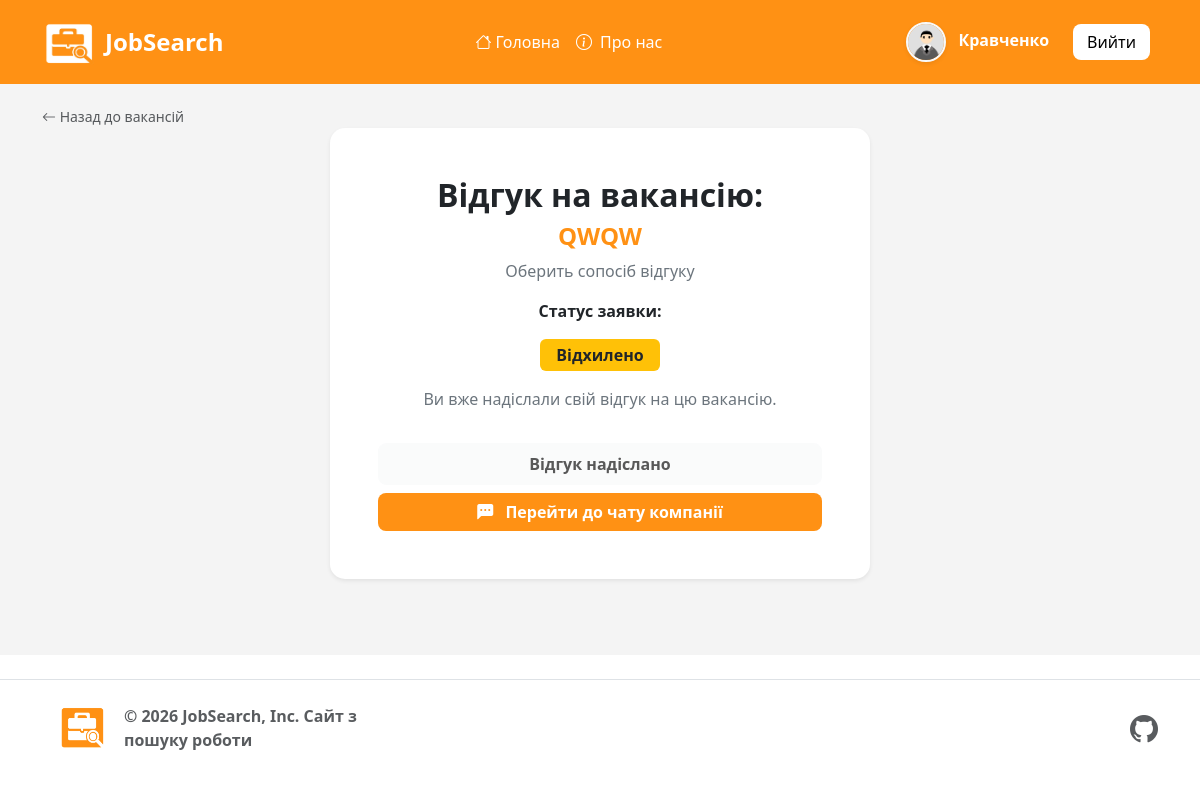
Before: /apply/8/ (signed in) with the older database file.
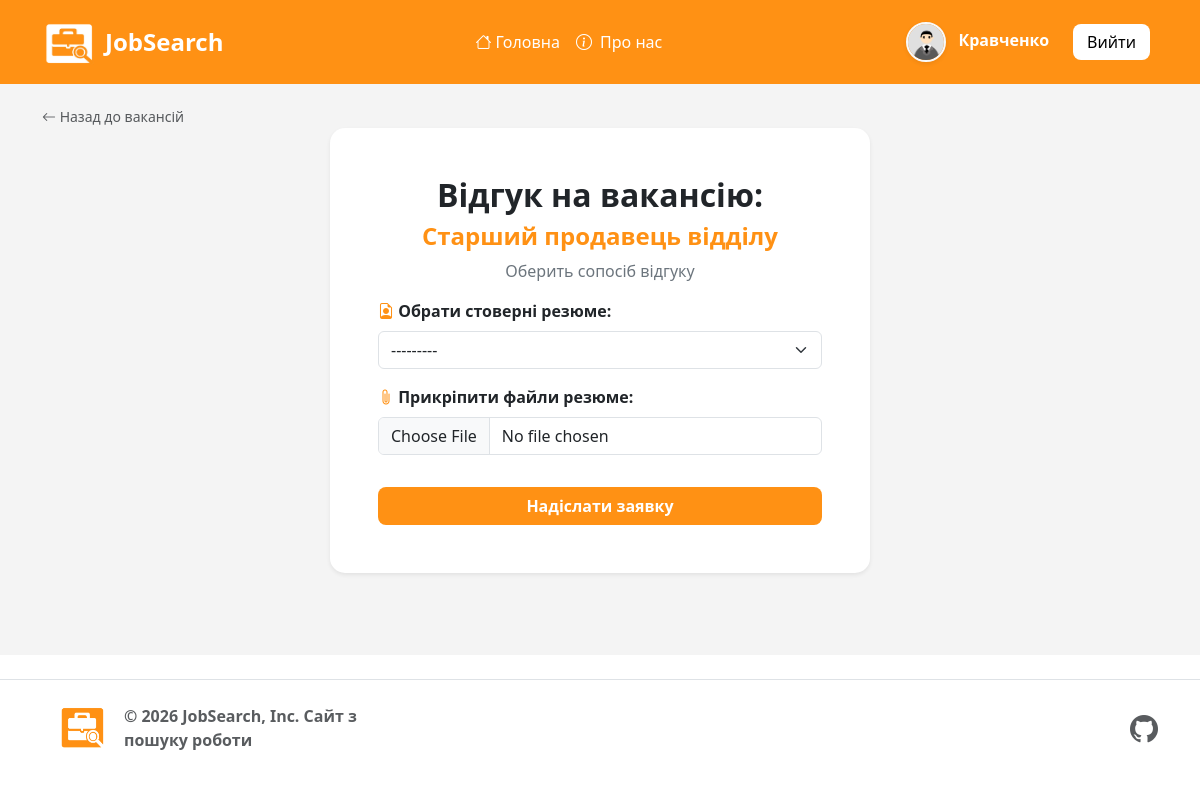
After: the same page with the newer database file.
### project/models.py (models this page shows, shortened)
class Vacancy(models.Model):
    title = models.CharField(max_length=256)#Заголовок
    description = models.TextField()#опис
    description1 = models.TextField(null=True, blank=True)#опис
    description2 = models.TextField(null=True, blank=True)#опис
    link = models.URLField(max_length=500, null=True, blank=True)
    company = models.ForeignKey(EmployerProfile, on_delete=models.CASCADE, related_name="vacancies")
    image = models.ImageField(upload_to='vacancies/images/',  null=True, blank=True)
    price_start = models.DecimalField(max_digits=10, decimal_places=2, null=True, blank=True)
    price_end = models.DecimalField(max_digits=10, decimal_places=2, null=True, blank=True)
    category = models.ForeignKey(Category, on_delete=models.SET_NULL, null=True)
    employment_type = models.CharField(max_length=20, choices=EMPLOYMENT_CHOICES, default='full_time', verbose_name="Тип зайнятості")
    work_format = models.CharField(max_length=20, choices=WORK_FORMAT_CHOICES, default='office', verbose_name="Формат роботи")
    experience = models.CharField(max_length=20, choices=EXPERIENCE_CHOICES, default='no_experience', verbose_name="Досвід роботи")
    city = models.ForeignKey(City, on_delete=models.SET_NULL, related_name="vacancies", null=True)
    street = models.CharField(max_length=255, verbose_name="Вулиця")
    house_number = models.CharField(max_length=20, blank=True, null=True, verbose_name="Будинок / Офіс")
    date = models.DateTimeField(auto_now_add=True)#дата створення
    updated_at = models.DateTimeField(auto_now=True, verbose_name="Дата оновлення")
    class Meta:
        ordering = ['-date']

class Application(models.Model):
    STATUS_CHOICES = (
        ('under_review', 'На розгляді'),
        ('reject', 'Відхилено'),
        ('accepted', 'Прийнято'),
    )
    author = models.ForeignKey(User, on_delete=models.CASCADE, related_name="applications")
    vacancy = models.ForeignKey(Vacancy, on_delete=models.CASCADE, related_name="applications")
    resume = models.ForeignKey(Resume, on_delete=models.SET_NULL, null=True, blank=True)
    res_file = models.FileField(upload_to='application_docs/', null=True, blank=True) # Ось воно!
    created_at = models.DateTimeField(auto_now_add=True, null=True, blank=True)
    status = models.CharField(choices=STATUS_CHOICES, max_length=50, default='under_review')
    class Meta:
        constraints = [
            models.UniqueConstraint(fields=['author', 'vacancy'], name='unique_user_application')
        ]
        ordering = ['-created_at']

### project/views.py (the view)
# urls.py: path('apply/<int:vacancy_id>/', views.apply_for_job, name='apply_for_job'),
@login_required
def apply_for_job(request, vacancy_id):
    vacancy = get_object_or_404(Vacancy, id=vacancy_id)
    application = Application.objects.filter(
        author=request.user,
        vacancy=vacancy
    ).first()
    application_a = Application.objects.filter(vacancy__company__user=request.user).order_by('-created_at')
    already_applied = application is not None
    if request.method == 'POST':
        subject = f"Новий відгук на вакансію: {vacancy.title}"
        message = f"Привіт! На твою вакансію '{vacancy.title}' відгукнувся користувач {request.user.first_name}.\nПеревір свій кабінет на сайті!"
        from_email = settings.EMAIL_HOST_USER  # Твоя пошта Gmail з settings.py
        recipient_list = [vacancy.company.email]
        send_mail(
            subject=subject,
            message=message,
            from_email=from_email,
            recipient_list=recipient_list,
            fail_silently=False, # Якщо False, то у разі помилки Django покаже її в консолі
        )
        if already_applied:
            messages.error(request, "You have already applied for this job.")
            return redirect('job_datail', vacancy_id=vacancy.id)
        else:
            form = Application_Form(request.POST, request.FILES)
            if form.is_valid():
                application = form.save(commit=False)
                application.vacancy = vacancy
                application.author = request.user
                if request.FILES.get('res_file'):
                    application.resume = None
                elif not application.resume:
                    application.resume = Resume.objects.filter(author=request.user).last()
                application.save()
                messages.success(request, "Application submitted successfully!")
                return redirect('job_list')
    else:
        form = Application_Form()
        if 'resume' in form.fields:
            form.fields['resume'].queryset = Resume.objects.filter(author=request.user)
    return render(request, 'jobs/job_appl.html', {
        'form': form,
        'already_applied': already_applied,
        'total_applications': vacancy.applications.count(),
        'application': application,
        'application_a': application_a,
        'vacancy': vacancy
    })

### project/forms.py
class Application_Form(forms.ModelForm):
    class Meta:
        model = Application
        fields = ["resume", "res_file"]
        widgets = {
            'resume': forms.Select(attrs={
                'class': 'form-select',
                'style': 'form-control'  # Твій фірмовий жовтий акцент
            }),
            'res_file': forms.FileInput(attrs={
                'class': 'form-control',
            }),
        }

### auth_system/models.py (called while the page is built)
    @property
    def img_avatar(self):
        if self.avatar:
            return self.avatar.url
        if self.gender == 'Men':
            if self.op == 'Yes':
                return '/static/image/men-op.png'
            else:
                return '/static/image/men.png'
        else:
            if self.op == 'Yes':
                return '/static/image/women-op.png'
            else:
                return '/static/image/women.png'

### project/models.py (called while the page is built)
    def __str__(self):
        return self.title

### templates/jobs/job_appl.html (shortened to what this page needs)
{% extends 'base.html' %}
{% load static %}
{% block content %}
<div class="container mt-4">
  <div class="text-start mt-3">
    <a href="{% url 'job_list' %}" class="text-muted text-decoration-none small">
        <i class="bi bi-arrow-left"></i> Назад до вакансій
    </a>
  </div>
    <div class="row justify-content-center">
        <div class="col-12 d-flex justify-content-center">
            <div class="card shadow-sm border-0" style="width:100%; max-width:540px; border-radius:15px;">
                <div class="card-body p-4 p-sm-5">
                    <div class="">
                      <h2 class="text-center fw-bold">Відгук на вакансію:</h2>
                      <h4 class="text-center fw-bold text-site"> {{ vacancy.title }}</h4>
                      <p class="text-center text-secondary">Оберить сопосіб відгуку</p>
                      {% if already_applied and application %}
                      <div class="d-grid gap-2">
                      <div class="text-center">
                        <p class="fw-bold">Статус заявки:</p>
                        <span class="badge text-bg-warning text-dark px-3 py-2 fs-6 mb-2">{{ application.get_status_display }}</span>
                      </div>
                            <p class="text-secondary mb-4 text-center">Ви вже надіслали свій відгук на цю вакансію.</p>
                            <button class="btn btn-light fw-bold rounded-3 py-2" disabled>
                              Відгук надіслано
                            </button>
                          <a href="{% url 'chat_room' application.id %}" class="btn-L px-3 fw-bold">
                            <i class="bi bi-chat-left-dots-fill me-2"></i> Перейти до чату компанії
                          </a>
                        </div>
                      {% else %}
                        <form method="post" enctype="multipart/form-data">
                          <div class="mb-3">
                            <label class="form-label fw-bold">
                              <i class="bi bi-file-earmark-person text-site"></i>
                              Обрати стоверні резюме:
                            </label>
                            {{ form.resume }}
                          </div>
                          <div class="mb-3">
                            <label class="form-label fw-bold">
                              <i class="bi bi-paperclip text-site"></i>
                              Прикріпити файли резюме:
                            </label>
                            {{ form.res_file }}
                          </div>
                          <button type="submit" class="btn-L w-100 fw-bold rounded-3 mt-3">Надіслати заявку</button>
                        </form>
                      {% endif %}
                    </div>
                </div>
            </div>
        </div>
    </div>
</div>
{% endblock %}

Changed rows visible on the page:
removed Application: status "Відхилено"
changed Vacancy: title "QWQW" → "Старший продавець відділу"
Other visible differences:
form field resume: (not shown) → "---------"
text no longer shown: "Статус заявки: Ви вже надіслали свій відгук на цю вакансію. Відгук надіслано Перейти до чату компанії"
text now shown: "Обрати стоверні резюме: Прикріпити файли резюме: Надіслати заявку"
